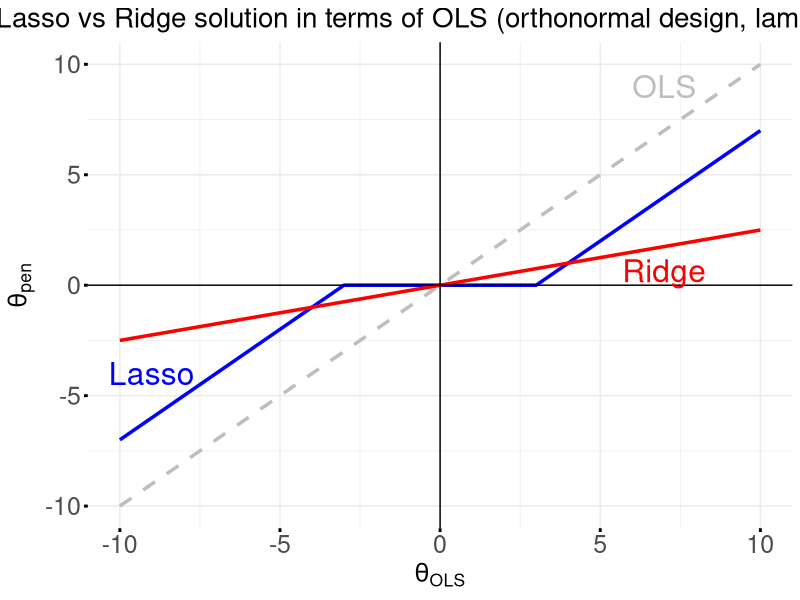

The R script that drew this image:
# ------------------------------------------------------------------------------
# l1

# FIG: draw lasso and ridge solution paths in terms of OLS.
# ------------------------------------------------------------------------------

library(ggplot2)

# DATA -------------------------------------------------------------------------

soft_threshold <- function(rho, lamda) {
  if (rho < -lamda) {
    return (rho + lamda)
  } else if (rho > lamda) {
    return (rho - lamda)
  } else {
    return (0)
  }
}

lamda <- 3

x1 <- seq(-10, 10, by = 0.1)

y_st <- sapply(x1, function(rho) soft_threshold(rho, lamda))

# ridge estimate
y_ridge <- x1 / (1 + lamda)

# PLOT -------------------------------------------------------------------------

data <- data.frame(rho = x1, theta = y_st, OLS = x1, Ridge = y_ridge)

p <- ggplot(data, aes(x = rho)) +
  geom_line(aes(y = theta), color = 'blue', linetype = "solid", size=1.2) +
  geom_line(aes(y = OLS), color = 'grey', linetype = "dashed", size=1.2) +
  geom_line(aes(y = Ridge), color = 'red', linetype = "solid", size=1.2) + 
  labs(x = expression(theta[OLS]), y = expression(theta[pen]), title = 'Lasso vs Ridge solution in terms of OLS (orthonormal design, lambda=3)') +
  theme_minimal() +
  theme(
    plot.title = element_text(hjust = 0.5, size = 20),  
    axis.title = element_text(size = 18),              
    axis.text = element_text(size = 18),             
    axis.ticks = element_line(size = 1)
  ) +
  scale_color_manual(values = c('blue', 'grey', 'red')) +
  geom_hline(yintercept = 0, linetype="solid", color = "black") +
  geom_vline(xintercept = 0, linetype="solid", color = "black") +
  guides(color = guide_legend(title = NULL)) +
  theme(legend.position = "bottom") +
  annotate("text", x = -9, y = -4, label = "Lasso", parse = TRUE, size=8, color="blue") +
  annotate("text", x = 7, y = 9, label = "OLS", parse = TRUE, size=8, color ="grey") +
  annotate("text", x = 7, y = 0.5, label = "Ridge", color = "red", parse = TRUE, size=8)

ggsave("../figure/soft_thresholding.png", plot = p, width = 10, height = 5)
